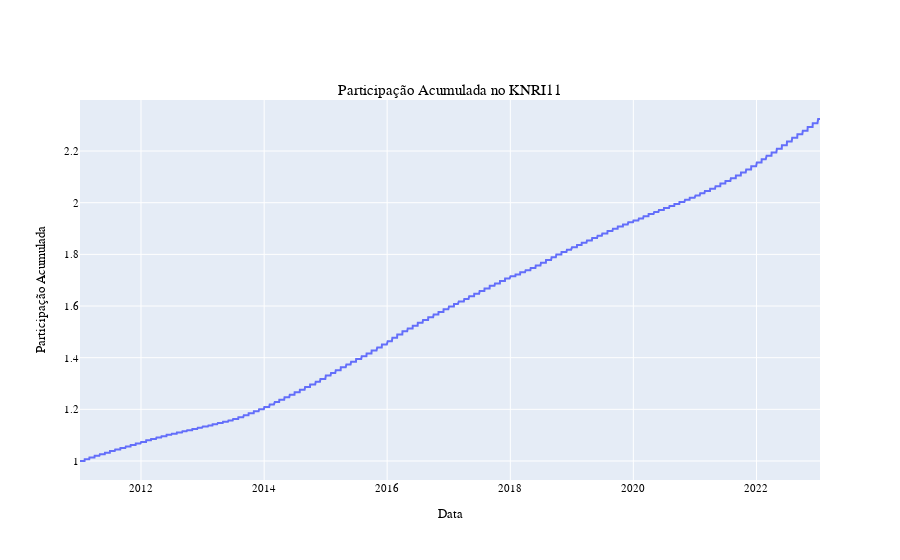

Notebook source saved alongside this figure:
### Code cell
fig = go.Figure()
fig.add_trace(
    go.Scatter(
        x=tr["datneg"],
        y=tr["p1"],
        mode="lines",
        name="quantidades de cotas",
    )
)
fig.update_layout(
    font=dict(family="Fira Code", size=11, color="black"),
    title="Participação Acumulada no KNRI11",
    title_x=0.5,
    title_y=0.85,
    xaxis_title="Data",
    yaxis_title="Participação Acumulada",
)
fig.show()

### Figure 1 — Plotly figure (JSON) as saved in the notebook; plotly's stock layout.template omitted (floating-point values rounded to 4 significant figures; data arrays with more than 128 entries replaced by an {"elided": "..."} marker saying what was removed)
{"data": [{"mode": "lines", "name": "quantidades de cotas", "type": "scatter", "x": {"elided": "2978 str values"}, "y": {"elided": "2978 float values"}}], "layout": {"font": {"color": "black", "family": "Fira Code", "size": 11}, "title": {"text": "Participação Acumulada no KNRI11", "x": 0.5, "y": 0.85}, "xaxis": {"title": {"text": "Data"}}, "yaxis": {"title": {"text": "Participação Acumulada"}}}}
